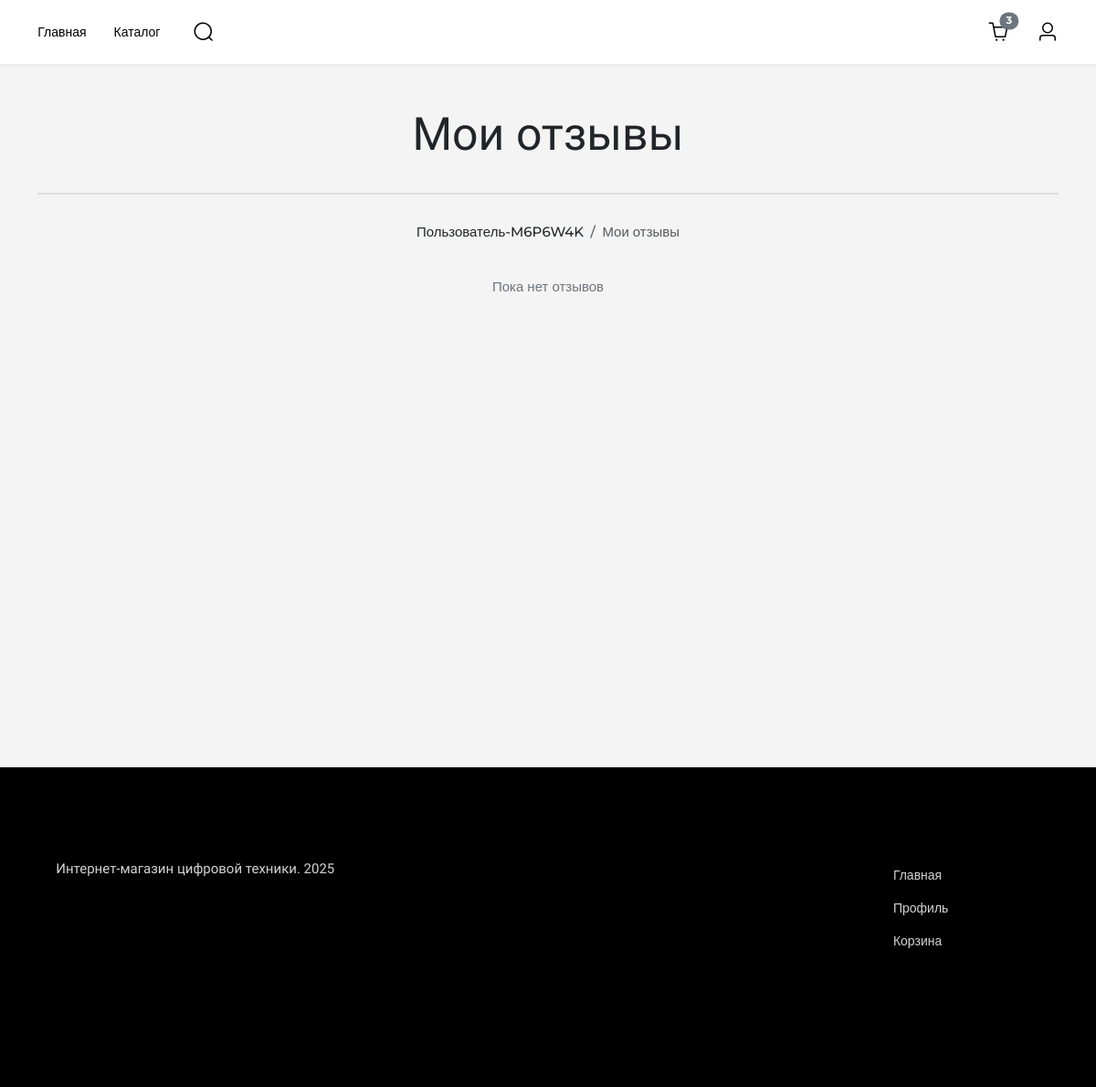
The page /reviews/my (signed in) on the database as committed earlier.
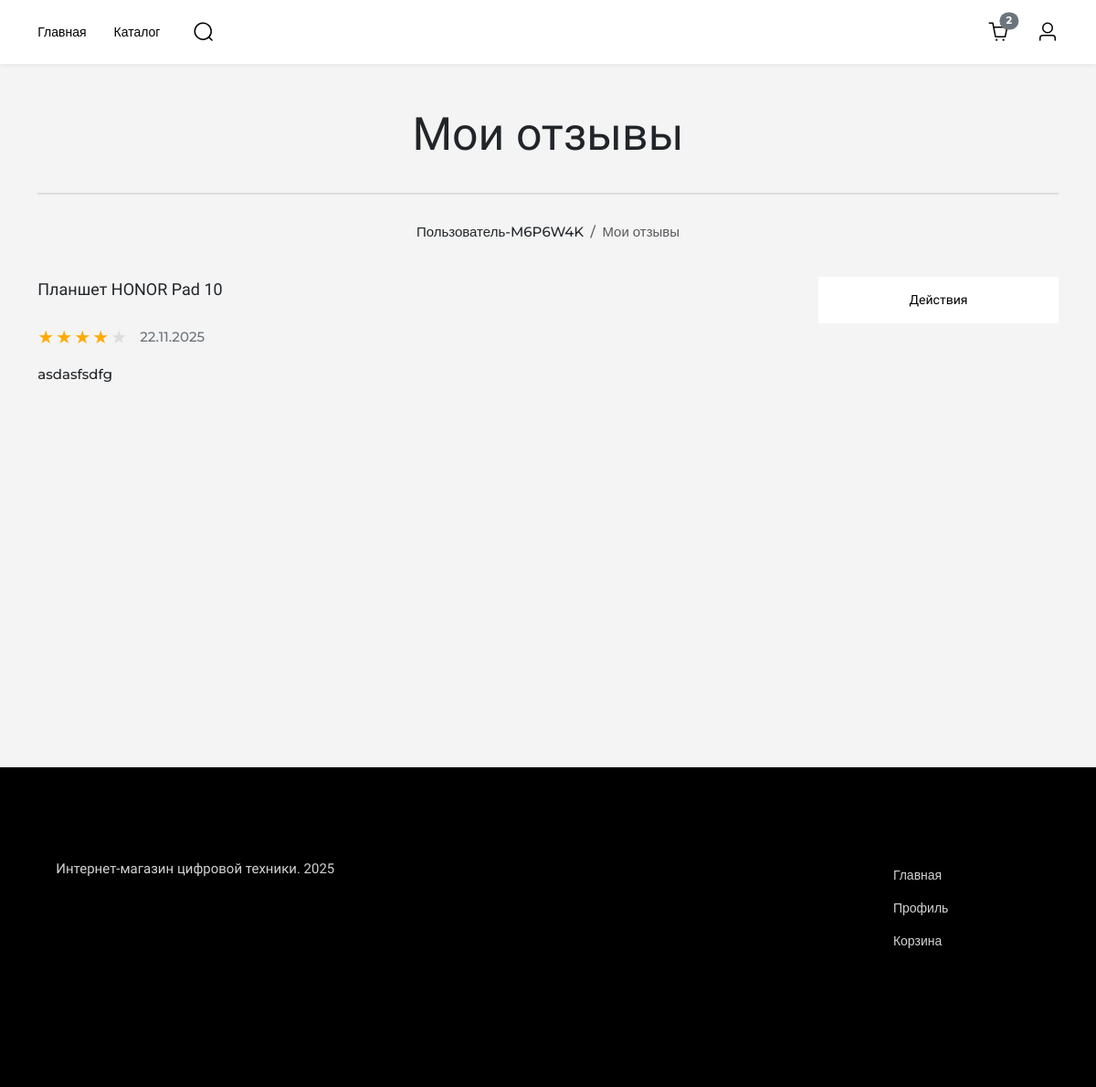
The same page on the database as committed later.
### core/models.py (models this page shows, shortened)
class ProductReview(models.Model):
    product = models.ForeignKey(Product, on_delete=models.CASCADE, related_name='reviews')
    user = models.ForeignKey(User, on_delete=models.CASCADE)
    text = models.TextField()
    rating = models.IntegerField(validators=[MinValueValidator(1), MaxValueValidator(5)])
    created_at = models.DateTimeField(auto_now_add=True)
    class Meta:
        verbose_name = 'отзыв'
        verbose_name_plural = 'отзывы'
        ordering = ['-created_at']
        unique_together = ['product', 'user']
    def get_relative_date(self):
        now = timezone.now()
        today = now.date()
        if self.created_at.date() == today:
            return f"сегодня в {self.created_at.strftime('%H:%M')}"
        elif self.created_at.date() == today - timezone.timedelta(days=1):
            return f"вчера в {self.created_at.strftime('%H:%M')}"
        else:
            return self.created_at.strftime("%d.%m.%Y")

class Product(models.Model):
    name = models.CharField(max_length=200)
    slug = models.SlugField(unique=True)
    category = models.ForeignKey(Category, on_delete=models.CASCADE, related_name='product')
    brand = models.ForeignKey(Brand, on_delete=models.CASCADE)
    description = models.TextField(blank=True)
    price = models.IntegerField()
    created_at = models.DateTimeField(auto_now_add=True)
    updated_at = models.DateTimeField(auto_now=True)
    class Meta:
        verbose_name = 'товар'
        verbose_name_plural = 'товары'

### core/views.py (the view)
# urls.py: path('reviews/my', my_reviews, name='my_reviews'),
@login_required
def my_reviews(request):
    user = request.user
    reviews = ProductReview.objects.filter(user=user)
    context = {'reviews': reviews,}
    return render(request, 'my_reviews.html', context)

### cart/context_processors.py (called while the page is built, shortened)
def cart_context(request):
    if hasattr(request, 'cart'):
        return {
            'cart_total_items': request.cart.total_items,
            'cart_subtotal': request.cart.subtotal,
            'cart': request.cart,
        }

### cart/models.py (called while the page is built)
    @property
    def total_items(self):
        return sum(item.quantity for item in self.items.all())

    @property
    def subtotal(self):
        return sum(item.total_price for item in self.items.all())

    @property
    def total_price(self):
        return int(str(self.product_variant.product.price)) * self.quantity

### core/context_processors.py (called while the page is built)
def categories_context(request):
    categories = Category.objects.all().order_by('name')
    return {'categories': categories}

def search_form(request):
    initial = {'q': request.GET.get('q', '')}
    return {
        'search_form': SearchForm(initial=initial),
    }

### templates/my_reviews.html (shortened to what this page needs)
{% extends 'layout.html' %}
{% block main %}
<div class="centered-title">Мои отзывы</div>
<div class="breadcrumb-cont d-flex justify-content-center mb-4">
    <nav aria-label="breadcrumb">
        <ol class="breadcrumb">
           <li class="breadcrumb-item"><a class="nav-link" href="{% url 'profile' %}">{{user.username}}</a></li>
            <li class="breadcrumb-item active" aria-current="page">Мои отзывы</li>
        </ol>
    </nav>
</div>
{% if reviews %}
    {% for review in reviews %}
        <div class="row mb-5">
            <div class="col-12 col-lg-9 order-1 order-lg-1 detail-title">{{review.product.name}}</div>
            <div class="col-12 col-lg-3 order-4 order-lg-2">
                <button type="button" class="cart-btn p-3 bg-white" style="width: 100%"
                data-bs-toggle="modal" data-bs-target="#modal-{{ review.id }}">
                Действия
                </button>
            </div>
            <div class="col-12 order-2 order-lg-3 d-flex align-items-center" style="gap: 15px">
                <p style="letter-spacing: -1px;">
                {% for i in "12345" %}
                    {% if forloop.counter <= review.rating %}
                    <span class="yellow-star">★</span>
                    {% else %}
                    <span class="grey-star">★</span>
                    {% endif %}
                {% endfor %}
                </p>
                <p class="text-secondary" >{{review.get_relative_date}}</p>
            </div>
            <div class="col-12 col-lg-9 order-3 order-lg-4" style="white-space: pre-wrap; white-space: break-spaces;">{{review.text}}</div>
        </div>
    {% endfor %}
    {% else %}
        <div class="text-center text-secondary">
            <p>Пока нет отзывов</p>
        </div>
    {% endif %}
{% endblock %}

Rows that differ between the two databases and show on the page:
added ProductReview: product.name "Планшет HONOR Pad 10", rating 4 (drawn), get_relative_date "22.11.2025", text "asdasfsdfg"
Other text that changed with them:
{{ cart_total_items }}: "3" → "2"
text no longer shown: "Пока нет отзывов"
